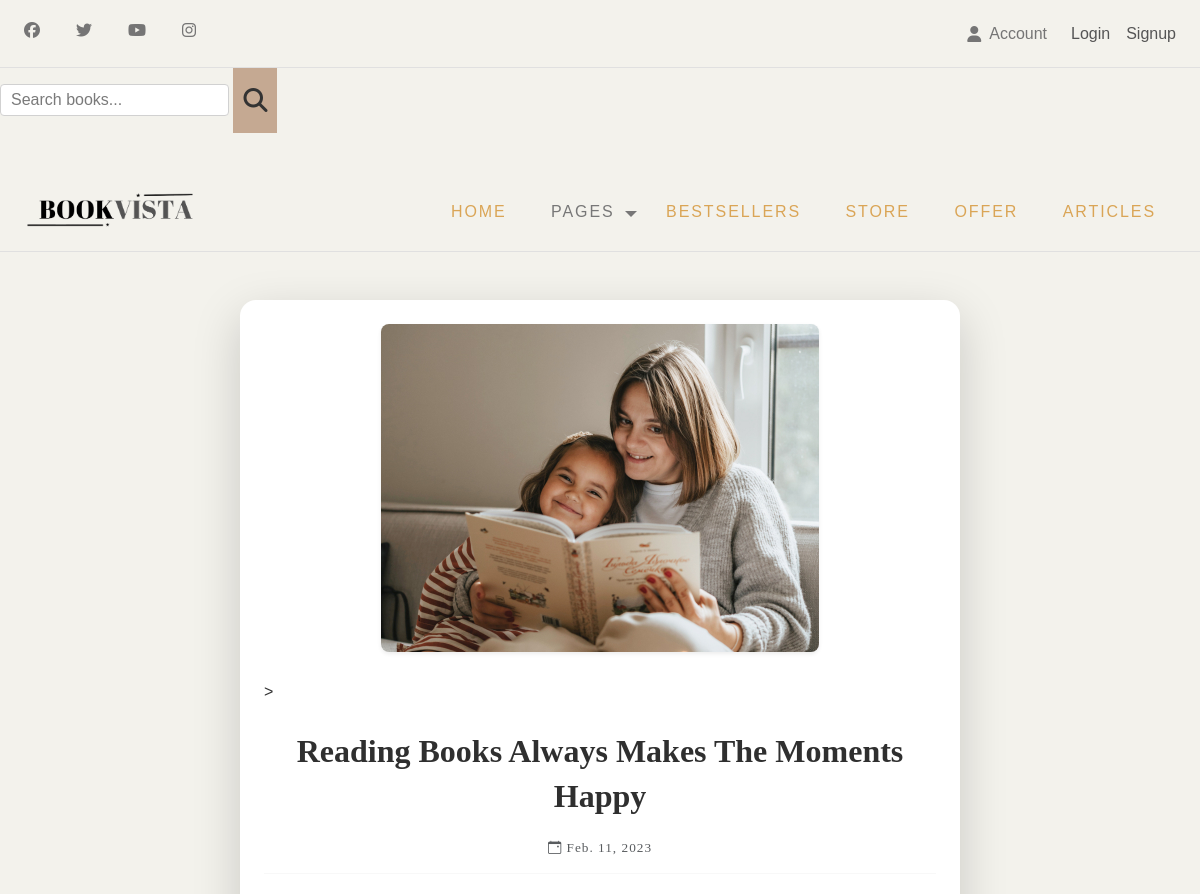
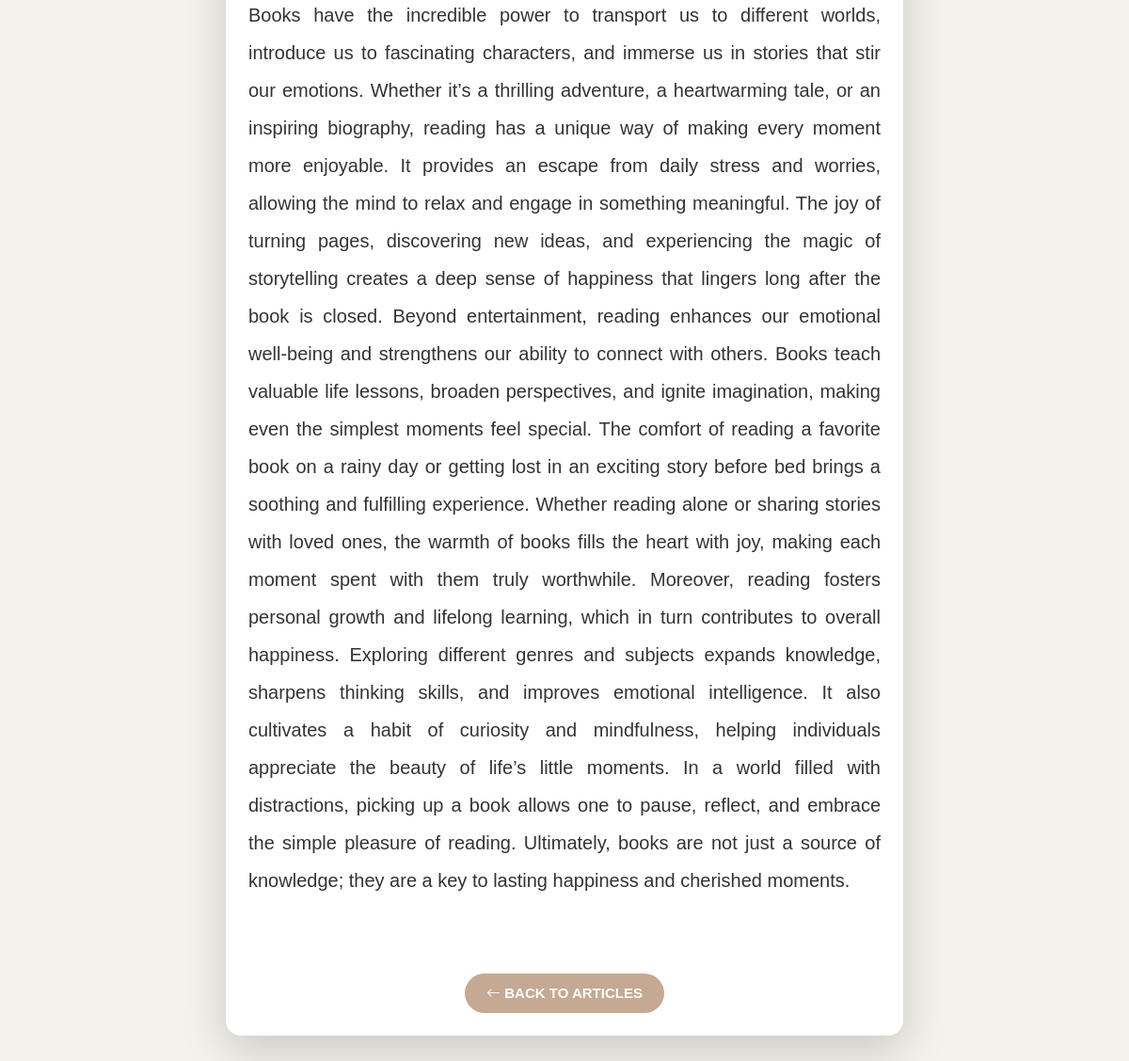
Page /articlesdetails/1/ on the committed database (2 pictures, top to bottom).
### fifthclass/fifthapp/models.py (models this page shows, shortened)
class ArticlesModel(models.Model):
    article_title=models.CharField(max_length=100,null=True,blank=True)
    article_date=models.DateField(null=True,blank=True)
    article_desc=models.TextField(null=True,blank=True)
    article_image=models.ImageField(null=True, blank=True, upload_to='articles')

### fifthclass/fifthapp/views.py (the view)
# urls.py: path('articlesdetails/<int:id>/', views.ArticleDetails, name='articlesdetails'),
def ArticleDetails(request,id):
    art=get_object_or_404(ArticlesModel,id=id)
    return render(request,'articlesdetails.html',{'art':art})

### fifthclass/fifthapp/views.py (called while the page is built)
def cart_and_wishlist_count(request):
    cart_count = CartModel.objects.filter(user=request.user).count() if request.user.is_authenticated else 0
    wishlist_count = WishlistModel.objects.filter(user=request.user).count() if request.user.is_authenticated else 0
    return {'cart_count': cart_count, 'wishlist_count': wishlist_count}

### templates/articlesdetails.html
{% extends 'base.html' %}
{% load static %}
{% block content %}
<link href="{%static 'css/style.css'%}" rel="stylesheet">
<link href="{%static 'css/vendor.css'%}" rel="stylesheet">
<link href="{%static 'css/icomoon.css'%}" rel="stylesheet">
<link href="{%static 'css/normalize.css'%}" rel="stylesheet">
<section class="py-5">
    <div class="container">
        <div class="row justify-content-center">
            <div class="col-lg-8">
                <div class="card border-0 shadow-lg rounded-4 p-4">
                    <div class="text-center mb-4">
                        <img src="{{ art.article_image.url }}" class="img-fluid rounded-3 shadow-sm"
                             alt="{{ art.article_title }}" style="max-height: 400px; object-fit: cover;">
                    </div>
               >
                    <div class="post-item text-center">
                        <h1 class="fw-bold">{{ art.article_title }}</h1>
                        <h5 class="text-muted">
                            <i class="bi bi-calendar-event"></i> {{ art.article_date }}
                        </h5>
                        <hr class="my-3">
                        <p class="lead text-justify">{{ art.article_desc }}</p>
                    </div>
                    <div class="text-center mt-4">
                        <a href="{% url 'articles' %}" class="btn btn-outline-primary btn-lg rounded-pill">
                            <i class="bi bi-arrow-left"></i> Back to Articles
                        </a>
                    </div>
                </div>
            </div>
        </div>
    </div>
</section>
{% endblock %}

### static/css/style.css (style rules this page uses)
:root { --header-height: 160px; --header-height-min: 80px; }
:root { --accent-color: #C5A992; --secondary-color: #C5A992; --dark-color: #2f2f2f; --light-color: #F3F2EC; --body-text-color: #757575; --light-text-color: #afafaf; --dark-text-color: #2f2f2f; }
:root { --body-font: "Raleway", sans-serif; --heading-font: "Prata", Georgia, serif; --secondary-font: "Playfair Display", Georgia, serif; }
:root, [data-bs-theme=light] { --heading-font: "Prata", Georgia, serif; --heading-font-weight: 400; --heading-color: var(--bs-dark); --heading-line-height: 1.1; --swiper-theme-color: var(--bs-primary); --custom-easing: cubic-bezier(.17, .67, .83, .67); --bs-body-font-family: "Raleway", arial, sans-serif; --bs-body-font-size: 0.9rem; --bs-body-font-weight: 400; --bs-body-line-height: 1.7; --bs-body-color: #333; --bs-body-color-rgb: 51, 51, 51; --bs-primary: #C5A992; --bs-primary-dark: #C5A992; --bs-secondary: #C5A992; --bs-black: #111; --bs-light: #F1F1F0; --bs-dark: #212529; --bs-gray: #949494; --bs-gray-dark: #51565b; --bs-primary-rgb: 169, 128, 115; --bs-secondary-rgb: 253, 238, 233; --bs-black-rgb: 17, 17, 17; --bs-light-rgb: 241, 241, 240; --bs-dark-rgb: 33, 37, 41; --bs-link-color: var(--bs-dark); --bs-link-color-rgb: 17, 17, 17; --bs-link-decoration: underline; --bs-link-hover-color: var(--bs-primary); --bs-link-hover-color-rgb: 169, 128, 115; }
.container, .container-fluid, .container-lg, .container-md, .container-sm, .container-xl, .container-xxl { --bs-gutter-x: 2.5rem; }
h1, h2, h3, h4, h5, h6 { color: var(--heading-color); }
a { text-decoration: none; transition: all 0.3s ease-out; }
.btn { --bs-btn-border-radius: 0; }
.btn-outline-primary { --bs-btn-color: var(--bs-primary); --bs-btn-border-color: var(--bs-primary); --bs-btn-hover-color: #fff; --bs-btn-hover-bg: var(--bs-primary); --bs-btn-hover-border-color: var(--bs-primary); --bs-btn-focus-shadow-rgb: 13, 110, 253; --bs-btn-active-color: #fff; --bs-btn-active-bg: var(--bs-primary); --bs-btn-active-border-color: var(--bs-primary); --bs-btn-active-shadow: inset 0 3px 5px rgba(0, 0, 0, 0.125); --bs-btn-disabled-color: var(--bs-primary); --bs-btn-disabled-bg: transparent; --bs-btn-disabled-border-color: var(--bs-primary); --bs-gradient: none; }
.container, .container-fluid, .container-lg, .container-md, .container-sm, .container-xl, .container-xxl { --bs-gutter-x: 3rem; }
*, *::before, *::after { -webkit-box-sizing: border-box; -moz-box-sizing: border-box; box-sizing: border-box; }
html { box-sizing: border-box; }
body { font-family: var(--body-font); font-size: 16px; line-height: 2; color: var(--body-text-color); background-color: var(--light-color); }
a { color: var(--accent-color); transition: 0.3s color ease-out; }
img { display: inline-block; border: 0; max-width: 100%; height: auto; vertical-align: middle; }
h1, .h1, h2, .h2, h3, .h3, h4, .h4, h5, .h5, h6, .h6 { font-family: var(--heading-font); line-height: 1.2; color: var(--dark-color); }
h1, h2, h3 { margin: 25px 0; text-transform: capitalize; }
h5, h6 { letter-spacing: 1px; }
h1, .h1 { font-size: 2.5em; line-height: 1.4; }
h5, .h5 { font-size: .83em; line-height: 1.25; }
p { margin: 0 0 20px 0; }
dfn, cite, em, i { font-style: italic; }
::placeholder { color: #999; }
.container::after, .row::after, .clearfix::after { display: block; clear: both; content: ""; }
.text-center { text-align: center; }
.text-justify { text-align: justify; }
.text-muted { color: #777; }
pre, blockquote, dl, figure, table, p, ul, ol, form { margin-bottom: 2.5rem; }
hr { margin-top: 3rem; margin-bottom: 3.5rem; border-width: 0; border-top: 1px solid #E1E1E1; }
a.btn, input[type="button"], input[type="submit"], input[type="reset"], input[type="file"], button { background-image: none; background: var(--accent-color); text-decoration: none !important; display: inline-block; position: relative; border: 1px solid transparent; border-radius: 0; padding: 0.75em 1.5em; margin-top: 15px; font-size: 15px; font-weight: bold; line-height: normal; text-align: center; text-transform: uppercase; color: #fff; z-index: 1; cursor: pointer; white-space: nowrap; vertical-align: middle; -webkit-transition: all 0.3s ease-in; transition: all 0.3s ease-in; -ms-touch-action: manipulation; touch-action: manipulation; -webkit-user-select: none; -moz-user-select: none; -ms-user-select: none; user-select: none; }
.btn:last-child { margin-right: 0; }

### rows in the picture
ArticlesModel: article_image (picture), article_title "Reading Books Always Makes The Moments Happy", article_date "Feb. 11, 2023", article_desc "Books have the incredible power to transport us to different worlds, introduce us to fascinating characters, and immerse us in stories that stir our emotions. Whether it’s a thrilling adventure, a heartwarming tale, or an inspiring biography, reading has a unique way of making every moment more enjoyable. It provides an escape from daily stress and worries, allowing the mind to relax and engage in something meaningful. The joy of turning pages, discovering new ideas, and experiencing the magic of storytelling creates a deep sense of happiness that lingers long after the book is closed. Beyond entertainment, reading enhances our emotional well-being and strengthens our ability to connect…"
